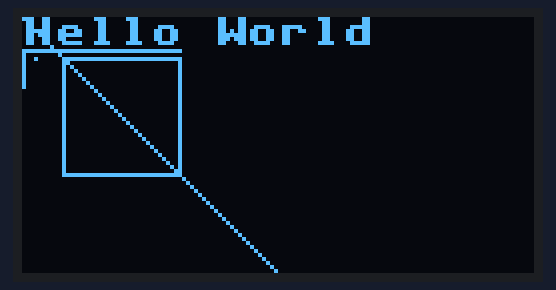
Bench run of a program on a simulated ESP32 board running MicroPython. Shown: 128×64 one-colour display. At 0.1 s the program stops and its outputs stay as they are.

Above: at 0.1 s.

The program:

030_more_than_lines.py
```python
# ****************************************
#
# Learning Micro Python and programming with ESP32
# By: Avi Salmon
# All instructions on https://github.com/avisalmon/single_button
#
# Lesson 3: Basic drawing more
# ****************************************

from machine import Pin, I2C
import ssd1306

i2c = I2C(0, scl=Pin(22), sda=Pin(21), freq=400000)
display = ssd1306.SSD1306_I2C(128, 64, i2c)  # display object

# Lets see what else we can draw
display.fill(0)
display.line(0, 0, 63, 63, 1)

# set pixel at x=3, y=10 to colour=1
display.pixel(3, 10, 1)

# draw horizontal line x=0, y=8, width=40, colour=1
display.hline(0, 8, 40, 1)

# draw vertical line x=0, y=8, height=10, colour=1
display.vline(0, 8, 10, 1)

display.rect(10, 10, 30, 30, 1)        # draw a rectangle outline 10,10 to 117,53, colour=1
#display.fill_rect(10, 10, 107, 43, 1)   # draw a solid rectangle 10,10 to 117,53, colour=1
display.text('Hello World', 0, 0, 1)    # draw some text at x=0, y=0, colour=1
#display.scroll(20, 0)                   # scroll 20 pixels to the right
display.show()

# more: https://docs.micropython.org/en/latest/esp8266/tutorial/ssd1306.html


# our screen:
# 0,0			127,0
#
# 0,63			127,63


#Now you:
# 1. draw a bold square with diagonals
```
